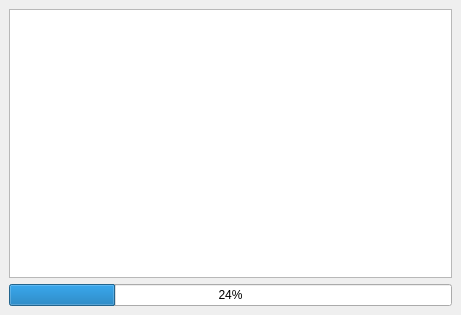
<?xml version="1.0" encoding="UTF-8"?>
<ui version="4.0">
 <class>ProgressWindow</class>
 <widget class="QMainWindow" name="ProgressWindow">
  <property name="geometry">
   <rect>
    <x>0</x>
    <y>0</y>
    <width>461</width>
    <height>315</height>
   </rect>
  </property>
  <property name="sizePolicy">
   <sizepolicy hsizetype="Maximum" vsizetype="Maximum">
    <horstretch>0</horstretch>
    <verstretch>0</verstretch>
   </sizepolicy>
  </property>
  <property name="windowTitle">
   <string>Progress Window</string>
  </property>
  <widget class="QWidget" name="centralwidget">
   <layout class="QVBoxLayout" name="verticalLayout">
    <item>
     <widget class="QTextBrowser" name="TB_ProgressLog"/>
    </item>
    <item>
     <widget class="QProgressBar" name="PB_ProgressBar">
      <property name="value">
       <number>24</number>
      </property>
     </widget>
    </item>
   </layout>
  </widget>
 </widget>
 <resources/>
 <connections/>
</ui>
